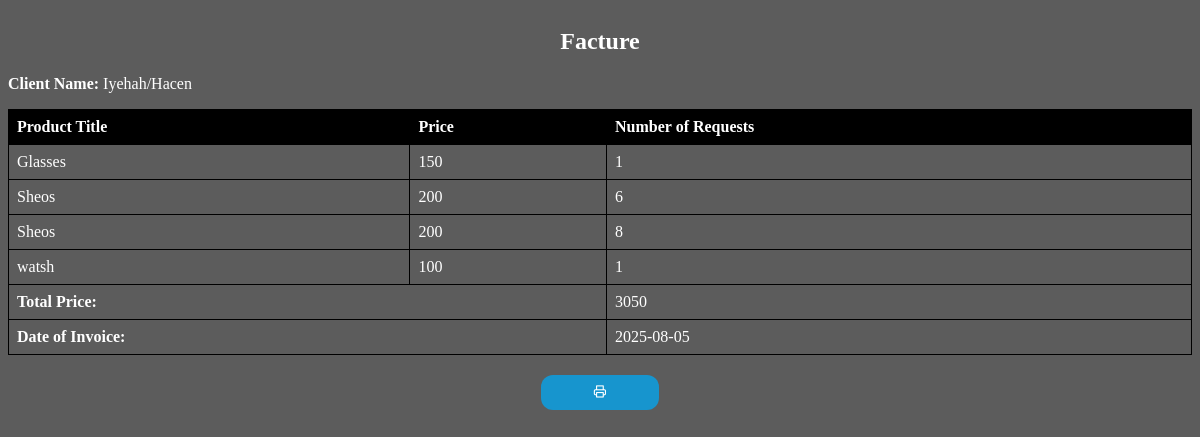
The app's page /AGS/Public/invoice.php (signed in) with its own data.
### tables this page shows
CREATE TABLE `clients` (
  `id` int(255) NOT NULL,
  `name` text NOT NULL,
  `email` text NOT NULL,
  `number` int(255) NOT NULL,
  `password` text NOT NULL,
  `stat` int(11) NOT NULL DEFAULT 0,
  `admin` int(11) NOT NULL DEFAULT 0
);

CREATE TABLE `requests` (
  `id` int(255) NOT NULL,
  `img` text NOT NULL,
  `product_id` int(11) NOT NULL,
  `title` text NOT NULL,
  `price` int(255) NOT NULL,
  `amount` int(255) NOT NULL,
  `client_id` int(255) NOT NULL,
  `client_email` text NOT NULL,
  `client_name` text NOT NULL,
  `client_number` int(255) NOT NULL,
  `comment` text NOT NULL,
  `date` date NOT NULL,
  `stat` int(11) NOT NULL DEFAULT 0
);

### AGS/Public/invoice.php (the view, shortened to what this page needs)
<?php
    	include 'config.php';
        if(isset($_SESSION['user_email'])){
            $client_email = $_SESSION['user_email'];
            $statement = $con-> prepare("SELECT * FROM clients WHERE email = :email");
            $statement->execute(array(':email' => $client_email));
            $client_data = $statement->fetch(PDO::FETCH_ASSOC);
?>
<!DOCTYPE html>
<html lang="en">
<head>
    <link rel="stylesheet" href="./Css/invoice.css">
    <link rel="stylesheet" href="./Css/style.css">
</head>
<body>
    <h2>Facture</h2>
    <?php
    $client_name = $client_data['name'];
    $cart_requests = $client_data['id'];
    $statement = $con->prepare("SELECT * FROM requests WHERE client_id = ?");
    $statement->execute([$cart_requests]);
    $requests = $statement->fetchAll();
    $totalPrice = 0;
    $invoiceDate = date('Y-m-d');
    echo "<p><strong>Client Name:</strong> $client_name</p>";
    echo "<table>";
    echo "<tr><th>Product Title</th><th>Price</th><th>Number of Requests</th></tr>";
    foreach ($requests as $request) {
        $product_title = $request['title'];
        $price = $request['price'];
        $num_requests = $request['amount'];
        $productTotal = $price * $num_requests;
        $totalPrice += $productTotal;
        echo "<tr>";
        echo "<td>$product_title</td>";
        echo "<td>$price</td>";
        echo "<td>$num_requests</td>";
        echo "</tr>";
    }
    echo "<tr><td colspan='2'><strong>Total Price:</strong></td><td>$totalPrice</td></tr>";
    echo "<tr><td colspan='2'><strong>Date of Invoice:</strong></td><td>$invoiceDate</td></tr>";
    echo "</table>";
    echo "<button type='submit' onclick='printPage()'><i class='icon-printer'></i></button>";
    ?>
</body>
</html>
<?php
}else{
    echo 'You cant browse this page directory';
}?>

### AGS/Public/Css/invoice.css (style rules this page uses)
:root { --bg:#5c5c5c; --bg-1:#6d6d6d; --bg-2:#DDDDDD; --gr:#eee; --b:#1795ce; --white:#fff; --black:#000; }
body { overflow: hidden; background-color: var(--bg); color: var(--white); }
h2 { width: 100%; text-align: center; }
table { width: 100%; border-collapse: collapse; }
th, td { border: 1px solid var(--black); padding: 8px; text-align: left; }
th { background-color: #000; }
button { position: relative; left: 45%; top: 20px; background-color: var(--b); border-radius: 12px; cursor: pointer; border: none; padding: 10px; width: 10%; color: var(--white); }

### AGS/Public/Css/style.css (style rules this page uses)
[class^="icon-"], [class*=" icon-"] { font-family: 'icomoon' !important; speak: never; font-style: normal; font-weight: normal; font-variant: normal; text-transform: none; line-height: 1; -webkit-font-smoothing: antialiased; -moz-osx-font-smoothing: grayscale; }
.icon-printer:before { content: "\e91d"; }

### records on screen
clients: name "Iyehah/Hacen"
requests: title "Glasses", price "150", amount "1"
requests: title "Sheos", price "200", amount "6"
requests: title "Sheos", price "200", amount "8"
requests: title "watsh", price "100", amount "1"

### other values on screen
$totalPrice "3050"
